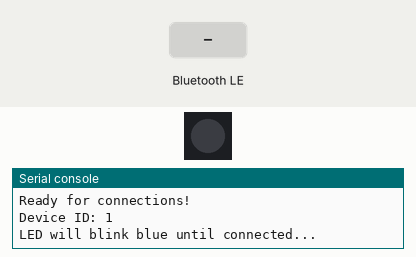
A program run on a simulated Raspberry Pi Pico running MicroPython. Shown: 1 RGB LEDs in strip order, left to right, the last lines printed to the serial console. The inputs (shaded band) are chosen by the test bench. Dim RGB values are drawn brighter than linear; nothing arrives over Bluetooth unless stated.

Above: at 6.4 s.
6.5 s: "AUTO:" written over Bluetooth
At 7.2 s:
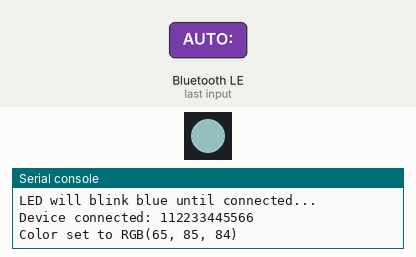
8.0 s: "STOP" written over Bluetooth
At 8.3 s:
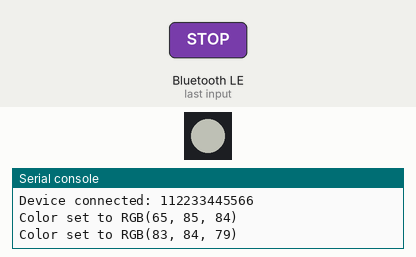
Timing chart, 0 to 11.0 s (numbered marks = the images above; inputs shaded):
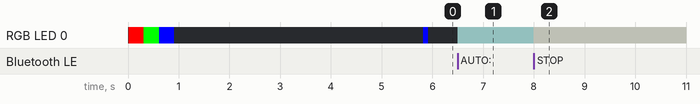

Measured:
- after the input at 6.5 s, RGB LED 0: off → RGB(65, 85, 84) at once
- after the input at 8.0 s, RGB LED 0: RGB(65, 85, 84) → RGB(83, 84, 79) at once

The program:

main.py
```python
"""
Raspberry Pi Pico W カラーライトコントローラー

Web Bluetooth APIを使用してフルカラーLEDを制御するプログラムです。
色選択モードと自動制御モード（3パターン）をサポートします。
"""

import bluetooth
import time
import machine
import neopixel
import ubinascii
import struct

# グローバル設定
LED_PIN = 6  # NeoPixelの接続ピン
NUM_LEDS = 1  # LEDの数
DEVICE_ID = 1  # デバイス識別番号（1-99）複数台使用時は各デバイスで変更してください

class ColorlightController:
    """
    カラーライトLED制御クラス

    NeoPixel互換LEDの制御と自動制御パターンの管理を行います。

    Attributes:
        np (neopixel.NeoPixel): NeoPixelオブジェクト
        num_leds (int): LED数
        current_color (tuple): 現在の色 (R, G, B)
        auto_mode (bool): 自動制御モードのON/OFF
        pattern_type (int): 自動制御のパターン番号 (1-3)
        pattern_colors (list): 自動制御パターン1・2で使用する色のリスト（7色）
        gradient_colors (list): パターン3用の虹色グラデーション色のリスト（96段階）
        pattern_index (int): 現在のパターンインデックス
        last_pattern_update (int): 最後のパターン更新時刻 (ms)
    """

    def __init__(self, led_pin=6, num_leds=1):
        """
        ColorlightControllerの初期化

        Args:
            led_pin (int): LEDのデータ線を接続するGPIOピン番号（デフォルト: 6）
            num_leds (int): 制御するLED数（デフォルト: 1）
        """
        self.np = neopixel.NeoPixel(machine.Pin(led_pin), num_leds)
        self.num_leds = num_leds
        self.current_color = (0, 0, 0)
        self.auto_mode = False
        self.pattern_type = 1
        self.pattern_colors = [
            (255, 0, 0),    # 赤
            (255, 165, 0),  # 橙
            (255, 255, 0),  # 黄
            (0, 255, 0),    # 緑
            (0, 0, 255),    # 青
            (128, 0, 128),  # 紫
            (255, 20, 147)  # ピンク (Deep Pink)
        ]
        # パターン3用のシームレスなグラデーション色（96段階の虹色）
        self.gradient_colors = self._generate_rainbow_gradient(96)
        self.pattern_index = 0
        self.last_pattern_update = time.ticks_ms()

    def _generate_rainbow_gradient(self, steps):
        """
        虹色のグラデーションを生成

        Args:
            steps (int): グラデーションのステップ数

        Returns:
            list: RGB色のタプルのリスト
        """
        colors = []
        for i in range(steps):
            # HSVカラーの色相(Hue)を0-360度で変化させる
            hue = (i * 360) // steps
            r, g, b = self._hsv_to_rgb(hue, 100, 100)
            colors.append((r, g, b))
        return colors

    def _hsv_to_rgb(self, h, s, v):
        """
        HSV色空間からRGB色空間に変換

        Args:
            h (int): 色相 (0-360)
            s (int): 彩度 (0-100)
            v (int): 明度 (0-100)

        Returns:
            tuple: (R, G, B) それぞれ0-255
        """
        s = s / 100.0
        v = v / 100.0
        c = v * s
        x = c * (1 - abs(((h / 60.0) % 2) - 1))
        m = v - c

        if 0 <= h < 60:
            r, g, b = c, x, 0
        elif 60 <= h < 120:
            r, g, b = x, c, 0
        elif 120 <= h < 180:
            r, g, b = 0, c, x
        elif 180 <= h < 240:
            r, g, b = 0, x, c
        elif 240 <= h < 300:
            r, g, b = x, 0, c
        else:
            r, g, b = c, 0, x

        return (int((r + m) * 255), int((g + m) * 255), int((b + m) * 255))

    def set_color(self, r, g, b):
        """
        全LEDを指定色に設定

        Args:
            r (int): 赤色の輝度 (0-255)
            g (int): 緑色の輝度 (0-255)
            b (int): 青色の輝度 (0-255)
        """
        self.current_color = (r, g, b)
        for i in range(self.num_leds):
            self.np[i] = (r, g, b)
        self.np.write()

    def clear_leds(self):
        """
        全LEDを消灯

        すべてのLEDをRGB(0, 0, 0)に設定して消灯します。
        """
        self.set_color(0, 0, 0)

    def start_auto_mode(self, pattern_type=1):
        """
        自動制御モード開始

        指定されたパターンで自動的に色を変化させるモードを開始します。

        Args:
            pattern_type (int): パターン番号（1-3）
                1: 順次色変化（7色を1秒ごとに切り替え）
                2: 点滅パターン（7色を1秒ごとに点灯・消灯を繰り返す）
                3: シームレスな虹色グラデーション（96段階を0.5秒ごとに切り替え）
        """
        self.auto_mode = True
        self.pattern_type = pattern_type
        self.pattern_index = 0
        self.last_pattern_update = time.ticks_ms()

    def stop_auto_mode(self):
        """
        自動制御モード停止

        自動制御モードを停止し、LEDを消灯します。
        """
        self.auto_mode = False
        self.clear_leds()

    def update_auto_mode(self):
        """
        自動制御モードの更新処理

        メインループから定期的に呼び出され、自動制御モードが有効な場合に
        パターンに応じてLEDの色を更新します。

        更新間隔:
            - パターン1: 1秒間隔で7色を順次切り替え
            - パターン2: 1秒間隔で7色の点灯・消灯を繰り返し
            - パターン3: 0.5秒間隔で96段階の虹色グラデーションを表示
        """
        if not self.auto_mode:
            return

        current_time = time.ticks_ms()
        # パターン3は0.5秒間隔、それ以外は1秒間隔
        interval = 500 if self.pattern_type == 3 else 1000

        if time.ticks_diff(current_time, self.last_pattern_update) >= interval:
            if self.pattern_type == 1:
                # パターン1: 順次色変化
                color = self.pattern_colors[self.pattern_index]
                self.set_color(color[0], color[1], color[2])
                self.pattern_index = (self.pattern_index + 1) % len(self.pattern_colors)
            elif self.pattern_type == 2:
                # パターン2: 点滅
                if self.pattern_index % 2 == 0:
                    color = self.pattern_colors[(self.pattern_index // 2) % len(self.pattern_colors)]
                    self.set_color(color[0], color[1], color[2])
                else:
                    self.clear_leds()
                self.pattern_index += 1
            elif self.pattern_type == 3:
                # パターン3: シームレスな虹色グラデーション
                color = self.gradient_colors[self.pattern_index]
                self.set_color(color[0], color[1], color[2])
                self.pattern_index = (self.pattern_index + 1) % len(self.gradient_colors)

            self.last_pattern_update = current_time

class BluetoothService:
    """
    Bluetooth Low Energy (BLE) サービス管理クラス

    Web Bluetooth APIとの通信を管理し、カラーライトコントローラーへの
    コマンドと色情報の送受信を行います。

    Attributes:
        colorlight (ColorlightController): 制御対象のカラーライトコントローラー
        device_id (int): デバイス識別番号（1-99）
        ble (bluetooth.BLE): BLEオブジェクト
        SERVICE_UUID (bluetooth.UUID): BLEサービスのUUID
        COLOR_CHAR_UUID (bluetooth.UUID): 色制御用キャラクタリスティックのUUID
        CONTROL_CHAR_UUID (bluetooth.UUID): コマンド制御用キャラクタリスティックのUUID
        color_handle (int): 色制御キャラクタリスティックのハンドル
        control_handle (int): コマンド制御キャラクタリスティックのハンドル
        connections (set): 接続中のデバイスのハンドルセット
        is_connected (bool): 接続状態フラグ
        blink_state (bool): 待機時の点滅状態
        last_blink_time (int): 最後の点滅更新時刻 (ms)
    """

    def __init__(self, colorlight_controller, device_id=1):
        """
        BluetoothServiceの初期化

        Args:
            colorlight_controller (ColorlightController): 制御対象のカラーライトコントローラー
            device_id (int): デバイス識別番号（1-99）
        """
        self.colorlight = colorlight_controller
        self.device_id = device_id
        self.ble = bluetooth.BLE()
        self.ble.active(True)
        self.ble.irq(self._irq)

        # UUIDs for the service and characteristics
        self.SERVICE_UUID = bluetooth.UUID('12345678-1234-1234-1234-123456789abc')
        self.COLOR_CHAR_UUID = bluetooth.UUID('12345678-1234-1234-1234-123456789abd')
        self.CONTROL_CHAR_UUID = bluetooth.UUID('12345678-1234-1234-1234-123456789abe')

        # Register services
        self._register_services()
        self._advertise()

        self.connections = set()
        self.is_connected = False

        # 待機時の点滅用
        self.blink_state = False
        self.last_blink_time = time.ticks_ms()

    def _irq(self, event, data):
        """
        BLE割り込みハンドラ

        BLEイベント（接続、切断、データ書き込み）を処理します。

        Args:
            event (int): イベントタイプ
                1: _IRQ_CENTRAL_CONNECT (接続)
                2: _IRQ_CENTRAL_DISCONNECT (切断)
                3: _IRQ_GATTS_WRITE (書き込み)
            data (tuple): イベントデータ
        """
        if event == 1:  # _IRQ_CENTRAL_CONNECT
            conn_handle, addr_type, addr = data
            self.connections.add(conn_handle)
            self.is_connected = True
            # 接続されたらデフォルトカラー（赤）で点灯
            self.colorlight.set_color(255, 0, 0)
            print(f"Device connected: {ubinascii.hexlify(addr).decode()}")

        elif event == 2:  # _IRQ_CENTRAL_DISCONNECT
            conn_handle, addr_type, addr = data
            self.connections.discard(conn_handle)
            self.is_connected = len(self.connections) > 0
            # 切断時に即座にLEDを消灯
            if not self.is_connected:
                self.colorlight.stop_auto_mode()
                self.colorlight.clear_leds()
            print(f"Device disconnected: {ubinascii.hexlify(addr).decode()}")
            self._advertise()

        elif event == 3:  # _IRQ_GATTS_WRITE
            conn_handle, value_handle = data
            value = self.ble.gatts_read(value_handle)
            self._handle_write(value_handle, value)

    def _register_services(self):
        """
        BLEサービスとキャラクタリスティックの登録

        色制御用とコマンド制御用の2つのキャラクタリスティックを持つ
        BLEサービスを登録します。
        """
        # Color characteristic (RGB values)
        color_char = (
            self.COLOR_CHAR_UUID,
            bluetooth.FLAG_WRITE | bluetooth.FLAG_READ,
        )

        # Control characteristic (commands)
        control_char = (
            self.CONTROL_CHAR_UUID,
            bluetooth.FLAG_WRITE | bluetooth.FLAG_READ,
        )

        service = (self.SERVICE_UUID, (color_char, control_char))
        services = (service,)

        ((self.color_handle, self.control_handle),) = self.ble.gatts_register_services(services)

    def _advertise(self):
        """
        BLEアドバタイジングの開始

        デバイス名 "Colorlight-{device_id}" でBLEアドバタイジングを開始し、
        他のデバイスから検出可能にします。
        """
        name = f'Colorlight-{self.device_id}'.encode('utf-8')
        adv_data = bytearray()
        adv_data.extend(struct.pack('BB', len(name) + 1, 0x09))
        adv_data.extend(name)

        self.ble.gap_advertise(100, adv_data, resp_data=None, connectable=True)
        print(f"Advertising as 'Colorlight-{self.device_id}'")

    def _handle_write(self, value_handle, value):
        """
        BLE書き込みリクエストの処理

        色制御またはコマンド制御のキャラクタリスティックへの
        書き込みを処理します。

        Args:
            value_handle (int): 書き込み先のキャラクタリスティックハンドル
            value (bytes): 書き込まれたデータ
        """
        try:
            if value_handle == self.color_handle:
                # Color data: expects 3 bytes (R, G, B)
                if len(value) >= 3:
                    r, g, b = value[0], value[1], value[2]
                    self.colorlight.stop_auto_mode()
                    self.colorlight.set_color(r, g, b)
                    print(f"Color set to RGB({r}, {g}, {b})")

            elif value_handle == self.control_handle:
                # Control commands
                command = value.decode('utf-8').strip()
                self._handle_command(command)

        except Exception as e:
            print(f"Error handling write: {e}")

    def _handle_command(self, command):
        """
        制御コマンドの処理

        Webアプリから送信されたコマンド文字列を解析して実行します。

        Args:
            command (str): コマンド文字列
                "AUTO:1" - パターン1: 順次色変化（7色を1秒ごとに切り替え）
                "AUTO:2" - パターン2: 点滅パターン（7色を1秒ごとに点灯・消灯）
                "AUTO:3" - パターン3: 虹色グラデーション（96段階を0.5秒ごと）
                "STOP" - 自動制御モード停止
                "CLEAR" - LED消灯
                "MUSIC:{brightness}" - 音楽モード（明るさ0-255）
                    ※現在未使用。音楽連動はWebアプリ側で音声解析し、
                    　COLOR_CHARへRGB値を直接送信する方式で実装済み。
        """
        try:
            if command.startswith('AUTO:'):
                pattern_num = int(command.split(':')[1])
                self.colorlight.start_auto_mode(pattern_num)
                print(f"Auto mode started with pattern {pattern_num}")

            elif command == 'STOP':
                self.colorlight.stop_auto_mode()
                print("Auto mode stopped")

            elif command == 'CLEAR':
                self.colorlight.stop_auto_mode()
                self.colorlight.clear_leds()
                print("LEDs cleared")

            elif command.startswith('MUSIC:'):
                # 音楽モード: 明るさ値を取得
                brightness = int(command.split(':')[1])
                brightness = max(0, min(255, brightness))  # 0-255に制限
                # 現在の色を保持しながら明るさを調整
                # 音楽モード時は自動制御を停止
                self.colorlight.stop_auto_mode()
                print(f"Music mode: brightness {brightness}")

        except Exception as e:
            print(f"Error handling command '{command}': {e}")

    def update_waiting_blink(self):
        """
        未接続時の青色点滅を更新

        Bluetooth未接続時に青色LEDを点滅させて待機状態を示します。
        点灯0.1秒 → 消灯4.9秒のパターンで繰り返します。

        Note:
            接続中または自動制御モード中は点滅しません。
            メインループから定期的に呼び出される必要があります。
        """
        if self.is_connected or self.colorlight.auto_mode:
            # 接続中または自動制御モード中は点滅しない
            return

        current_time = time.ticks_ms()

        if self.blink_state:
            # 点灯中 → 0.1秒後に消灯
            if time.ticks_diff(current_time, self.last_blink_time) >= 100:
                self.colorlight.clear_leds()  # 消灯
                self.blink_state = False
                self.last_blink_time = current_time
        else:
            # 消灯中 → 4.9秒後に点灯
            if time.ticks_diff(current_time, self.last_blink_time) >= 4900:
                self.colorlight.set_color(0, 0, 255)  # 青色点灯
                self.blink_state = True
                self.last_blink_time = current_time

def main():
    """
    メインエントリーポイント

    カラーライトコントローラーとBluetoothサービスを初期化し、
    メインループを実行します。

    処理の流れ:
        1. LED初期化と起動テスト（赤→緑→青）
        2. Bluetoothサービス開始
        3. メインループ:
            - 未接続時の青色点滅更新
            - 自動制御モードの更新
        4. 終了時にLED消灯

    Raises:
        KeyboardInterrupt: Ctrl+Cで正常終了
    """
    print("Colorlight Controller starting...")

    colorlight = ColorlightController(LED_PIN, NUM_LEDS)
    colorlight.clear_leds()

    # 起動時のテスト点灯
    print("Testing LEDs...")
    colorlight.set_color(255, 0, 0)  # 赤
    time.sleep(0.3)
    colorlight.set_color(0, 255, 0)  # 緑
    time.sleep(0.3)
    colorlight.set_color(0, 0, 255)  # 青
    time.sleep(0.3)
    colorlight.clear_leds()

    # Bluetoothサービス開始
    bt_service = BluetoothService(colorlight, DEVICE_ID)

    print("Ready for connections!")
    print(f"Device ID: {DEVICE_ID}")
    print("LED will blink blue until connected...")

    # メインループ
    while True:
        try:
            # 未接続時の青色点滅を更新
            bt_service.update_waiting_blink()
            # 自動制御モードの更新
            colorlight.update_auto_mode()
            time.sleep(0.1)  # CPU負荷を抑えつつタイミング精度を確保
        except KeyboardInterrupt:
            break
        except Exception as e:
            print(f"Main loop error: {e}")
            time.sleep(1)

    print("Shutting down...")
    colorlight.clear_leds()

if __name__ == "__main__":
    main()
```
